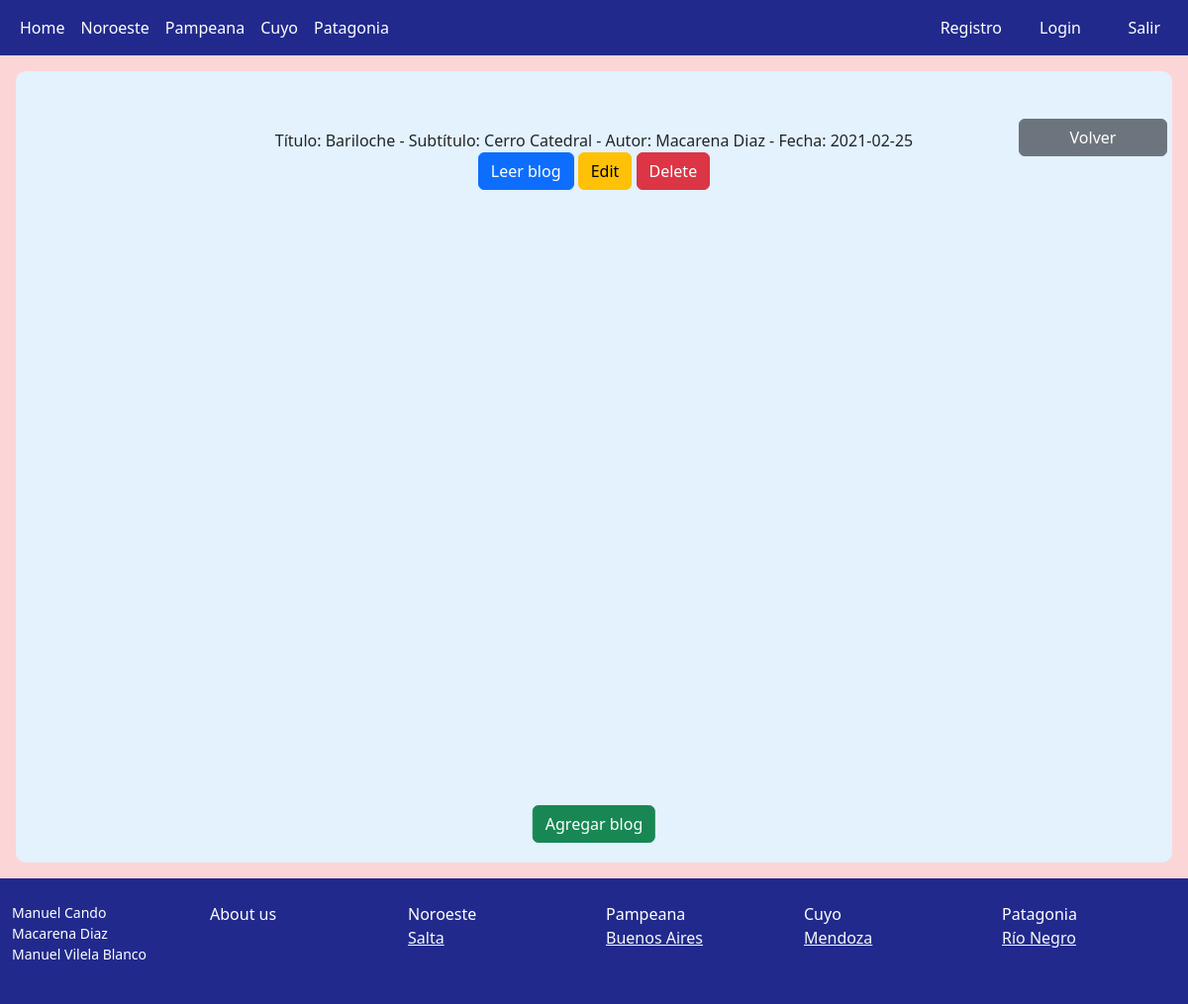
Page /pages/patagonia/rionegro/ on the committed database.
### Modelos/models.py (models this page shows)
class BlogsRioNegro(models.Model):
    titulo = models.CharField(max_length=60)
    subtitulo = models.CharField(max_length=100)
    cuerpo = models.CharField(max_length=1000)
    autor = models.CharField(max_length=40)
    fecha = models.CharField(max_length=40)
    image = models.ImageField(upload_to='blogrionegro', null = True, blank = True)

### Modelos/views.py (the view)
# urls.py: path("patagonia/rionegro/", blogsrionegro),
def blogsrionegro(request):
    blogrionegro = BlogsRioNegro.objects.all()
    return render(request, "Patagonia/rionegro.html", {"blogrionegro" : blogrionegro})

### Modelos/template/Patagonia/rionegro.html (shortened to what this page needs)
{% extends "index.html" %}
{% load static %}
{% block contenido %}
<div class="flex-md-equal w-100 my-md-3 ps-md-3">
    <div class=" me-md-3 pt-3 px-3 pt-md-5 px-md-5 text-center overflow-hidden" style="background-color: #e3f2fd ; border-radius: 10px; position: relative; height: 800px">
        <a class="btn btn-secondary" style="width: 150px; position: absolute; right: 5px" href="/pages/patagonia/">Volver</a>
    {% for blog in blogrionegro %}
        <div style="padding: 10px">
            Título: {{blog.titulo}} - Subtítulo: {{blog.subtitulo}} - Autor: {{blog.autor}} - Fecha: {{blog.fecha}}<br>
            <a href="/pages/patagonia/rionegro/leerblogRioNegro/{{blog.id}}" class="btn btn-primary">Leer blog</a>
            <a class="btn btn-warning" href="/pages/patagonia/rionegro/editarblogRioNegro/{{blog.id}}">Edit</a>
            <a href="/pages/patagonia/rionegro/borrarblogRioNegro/{{blog.id}}" class="btn btn-danger">Delete</a>
        </div>
        <br>
    {% endfor %}
        <div class="position-absolute bottom-0 start-50 translate-middle-x" style="padding: 20px">
            <a class="btn btn-success" href="/pages/patagonia/rionegro/agregarblogRioNegro/">Agregar blog</a>
        </div>
    </div>
</div>
{% endblock %}

### rows in the picture
BlogsRioNegro: titulo "Bariloche", subtitulo "Cerro Catedral", autor "Macarena Diaz", fecha "2021-02-25"
